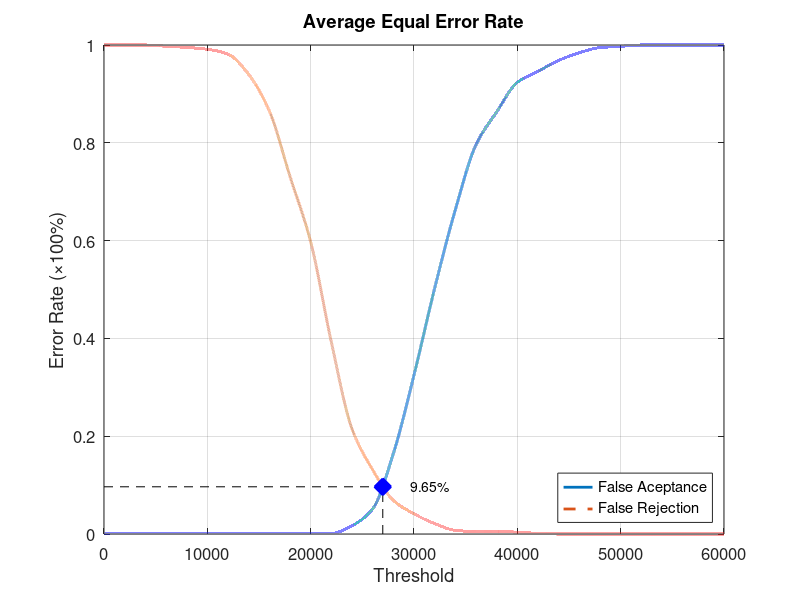
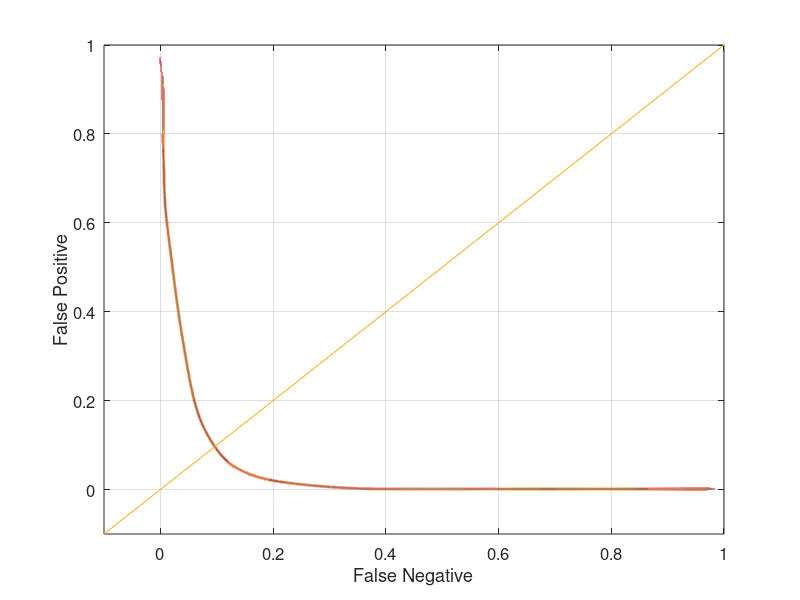

Recreate these plots in MATLAB, in order.
function yEER = Experiment2Average
close all;
clear;
clc;
x = 0:2000:60000;
xq = 0:0.5:60000;

y0 = [0 0.00131579 0.00131579 0.00131579 0.00131579 0.00131579 0.00131579 0.00131579 0.00131579 0.00131579 0.00131579 0.00131579 0.0171053 0.0513158 0.164474 0.325 0.502632 0.663158 0.796053 0.863158 0.923684 0.946053 0.968421 0.98421 0.994737 0.997368 1 1 1 1 1];
yy0 = interp1(x, y0, xq, 'pchip');
y1 = [1 1 1 0.9975 0.995 0.99125 0.98125 0.94 0.865 0.73125 0.5975 0.3925 0.215 0.13125 0.06875 0.04125 0.02125 0.0075 0.005 0.005 0.00375 0.00125 0 0 0 0 0 0 0 0 0];
yy1 = interp1(x, y1, xq, 'pchip');

% Calculating EER: 
y2 = abs(y0 - y1);
find(y2 == min(y2))
yy2 = abs(yy0 - yy1);
xEER = find(yy2 == min(yy2));
xEERIndex = xq(xEER) % X-axis EER
yEER = yy0(xEER) % Y-axis EER

main = figure
plot(xq, yy0,'-','LineWidth', 2);	hold on
plot(xq, yy1,'--','LineWidth', 2);	hold on
plot([xEERIndex xEERIndex], [0 yEER], 'k--');	hold on
plot([0 xEERIndex], [yEER yEER], 'k--');	hold on
plot(xEERIndex, yEER, 'bx', 'LineWidth', 10);	hold on
text(xEERIndex + 10 * xEERIndex / 100, yEER, [num2str(round((10000 * yEER)) / 100) '%'])
legend('False Aceptance', 'False Rejection', 'Location', 'SouthEast')
xlabel('Threshold')
ylabel('Error Rate (\times100%)')
title('Average Equal Error Rate')
set(gca, 'FontSize', 12)
axis([0 60000 0 1])
grid on

print(main, 'Experiment2AverageMain', '-dpng');
FNRxFPR = figure('Color', [1 1 1]);
plot(yy1, yy0, '-', yy1, yy0, 'LineWidth', 2);
hold on
y = -0.1:0.1:1
plot(y, y); 
set(gca, 'FontSize', 12)
xlabel('False Negative')
ylabel('False Positive')
axis([-0.1 1 -0.1 1])
set(gca, 'FontSize', 12)
grid on

print(FNRxFPR, 'Experiment2AverageFNRxFPR','-dpng');
end
